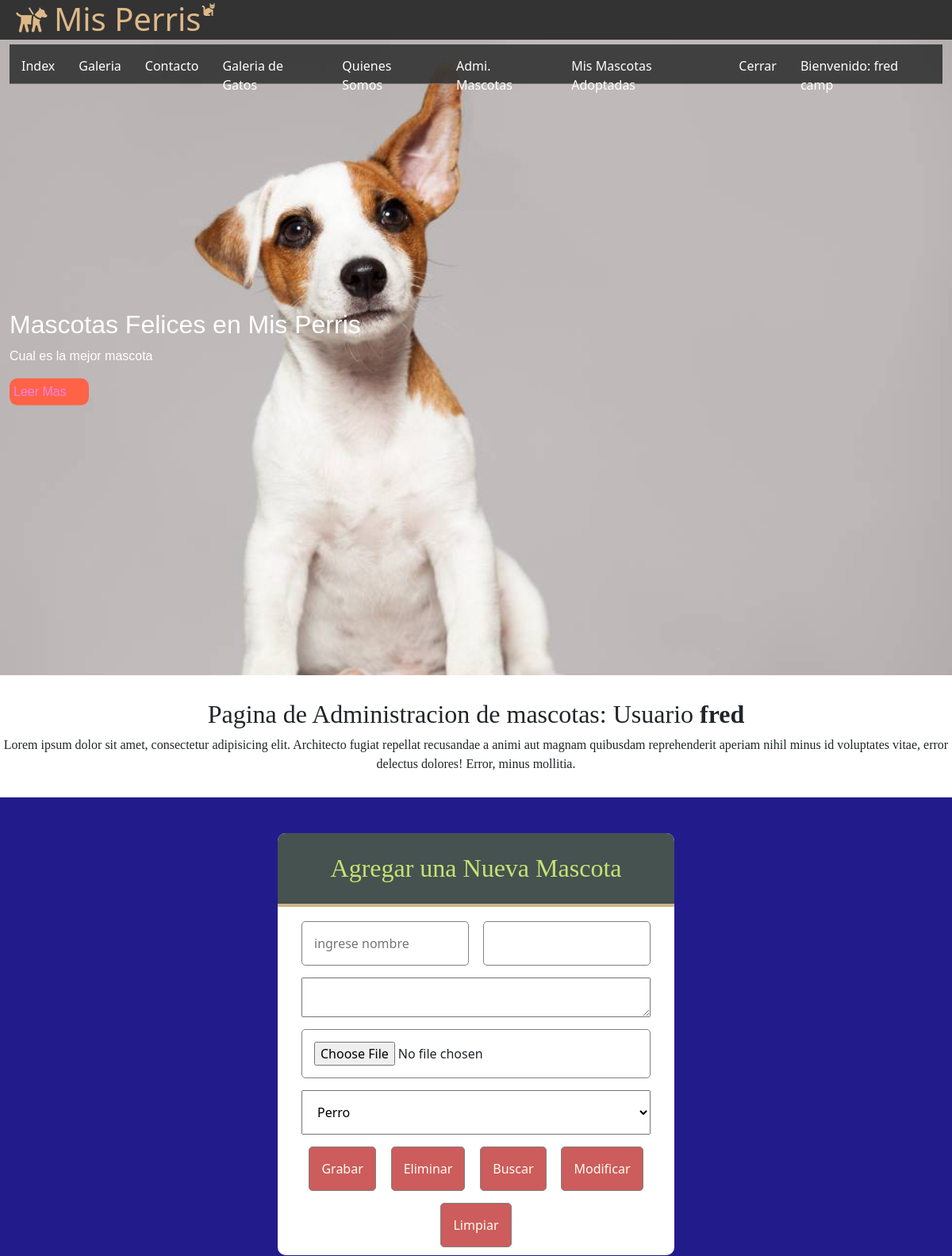
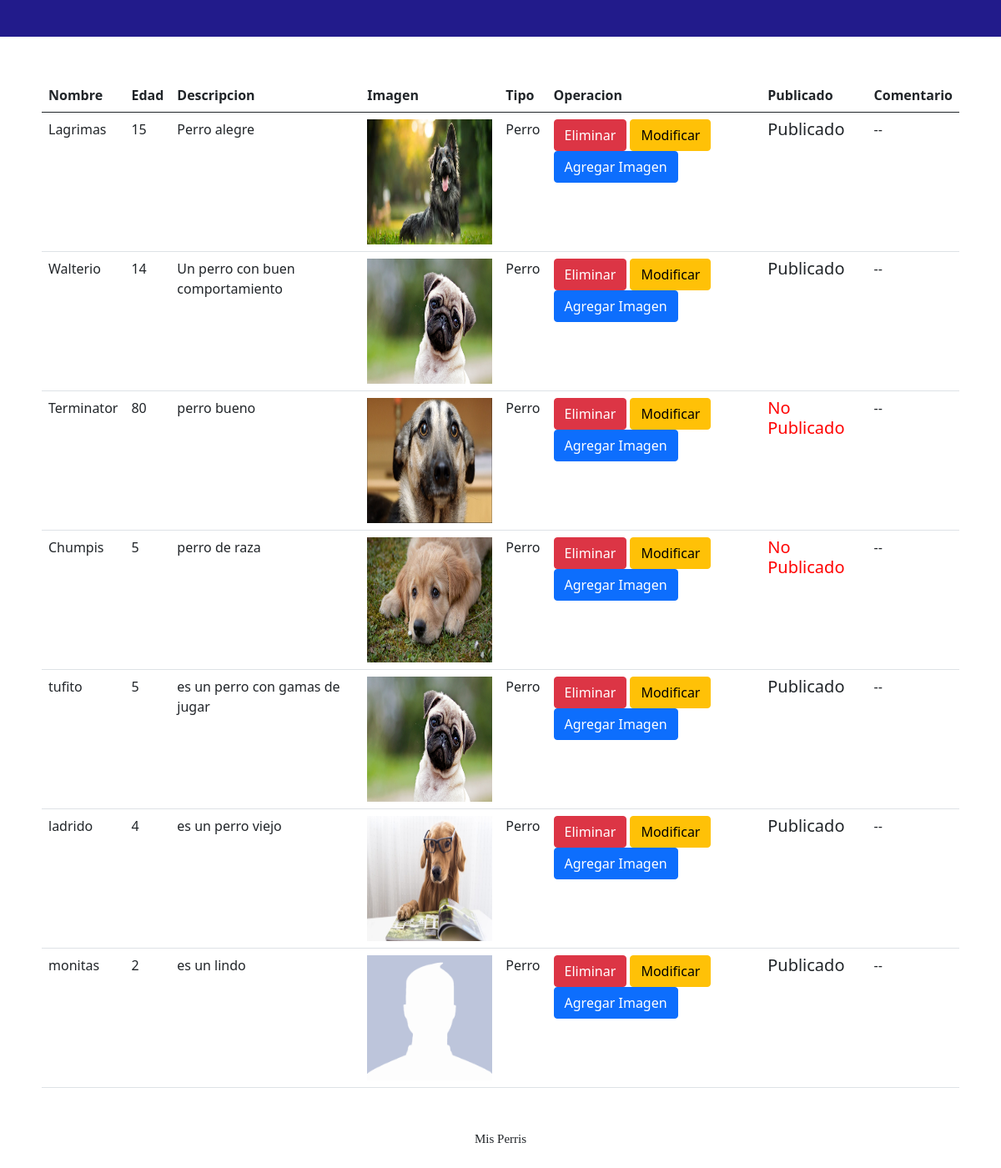
Page /formulario/ (signed in) on the committed database (2 pictures, top to bottom).
### misPerris/models.py (models this page shows, shortened)
class Mascota(models.Model):
    nombre = models.CharField(primary_key=True,max_length=50)
    edad = models.IntegerField()
    descripcion = models.TextField()
    imagen = models.ImageField(upload_to='mascotas',default='mascotas/default.png')
    publicar = models.BooleanField(default=False)
    comentario= models.TextField(default='--')
    usuario = models.CharField(null=True,max_length=45)
    tipo = models.ForeignKey(TipoMascota, on_delete=models.CASCADE)
    dueno = models.CharField(max_length=45,default='--')

class TipoMascota(models.Model):
    nombre = models.CharField(primary_key=True,max_length=45)
    annos = models.IntegerField()

### misPerris/views.py (the view, shortened to what this page needs)
# urls.py: path('formulario/',formulario, name='FORMU'),
@login_required(login_url='/login/')
@permission_required('misPerris.add_mascota',login_url='/login/')
def formulario(request):
    nom_user = request.user.username # recupero nombre del usuario
    mensaje=""
    tipos = TipoMascota.objects.all() # select * from TipoMascota
    mascotas = Mascota.objects.filter(usuario=nom_user)
    contexto={"tipos":tipos,"mascotas":mascotas,"mensaje":mensaje}
    return render(request, "formulario.html",contexto)

### misPerris/templates/formulario.html (shortened to what this page needs)
{% extends "base.html" %}
{% load static %}
{% block css %}
<link rel="stylesheet" href="{% static 'css/formuario.css' %}">
<link href="https://cdn.jsdelivr.net/npm/bootstrap@5.0.1/dist/css/bootstrap.min.css" rel="stylesheet"
>
{% endblock css %}
{% block contenido %}
<section id="bienvenida">
    <h2>Pagina de Administracion de mascotas: Usuario <b>{{user.username}} </b></h2>
    <p>Lorem ipsum dolor sit amet, consectetur adipisicing elit. Architecto fugiat repellat recusandae a animi
        aut magnam quibusdam reprehenderit aperiam nihil minus id voluptates vitae, error delectus dolores!
        Error, minus mollitia.</p>
</section>
<section id="formulario">
    <form class="form-registro" id="formu" action="{% url 'FORMU' %}" method="POST" enctype="multipart/form-data">
        <h2 class="form-titulo">Agregar una Nueva Mascota</h2>
        <div class="contenedor-imp">
            <input class="col-48" type="text" name="txtNombre" id="txtNombre" placeholder="ingrese nombre"
                pattern="[A-Za-z ]{3,25}" title="recuerde que es un nombre">
            <input class="col-48" type="number" name="txtEdad" id="txtEdad">
            <textarea class="col-100" style="margin-top: 15px;margin-bottom: 15px;" name="txtDesc"
                id="txtDesc"></textarea>
            <input class="col-100" type="file" name="txtImg" id="txtImg">
            <select class="col-100" style="margin-top: 15px;padding: 15px;" name="cboTipo" id="cboTipo">
                {% for item in tipos %}
                <option value="{{item.nombre}}">{{item.nombre}}</option>
                {% endfor %}
            </select>
            <input class="btn-enviar" type="submit" value="Grabar">
            <input class="btn-enviar" type="submit" value="Eliminar">
            <input class="btn-enviar" type="submit" value="Buscar">
            <input class="btn-enviar" type="submit" value="Modificar">
            <input class="btn-enviar" type="reset" value="Limpiar">
        </div>
    </form>
</section>
<section>
    <div id="listado" style="margin:50px;">
        <table class="table">
            <thead>
                <tr>
                    <th>Nombre</th>
                    <th>Edad</th>
                    <th>Descripcion</th>
                    <th>Imagen</th>
                    <th>Tipo</th>
                    <th>Operacion</th>
                    <th>Publicado</th>
                    <th>Comentario</th>
                </tr>
            </thead>
            <tbody>
                {% for reg in mascotas %}
                <tr>
                    <td>{{reg.nombre}}</td>
                    <td>{{reg.edad}}</td>
                    <td>{{reg.descripcion}}</td>
                    <td>
                        <img src="{{reg.imagen.url}}" width="150px" height="150px">
                    </td>
                    <td>{{reg.tipo.nombre}}</td>
                    <td>
                        {% if reg.comentario != 'Adoptada' %}
                        <button class="btn btn-danger" onclick="eliminar('{{reg.nombre}}')">Eliminar</button>
                        <button class="btn btn-warning" onclick="modificar('{{reg.nombre}}')">Modificar</button>
                        <button class="btn btn-primary"  data-bs-toggle="modal" data-bs-target="#staticBackdrop" onclick="insertar_imagen('{{reg.nombre}}')">Agregar Imagen</button>
                        {% endif %}
                    </td>
                    <td>
                        {% if reg.publicar %}
                        <h5>Publicado</h5>
                        {% else %}
                        {% if reg.comentario != 'Adoptada' %}
                        <div style="color: red;">
                            <h5>No Publicado</h5>
                        </div>
                        {% endif %}
                        {% endif %}
                    </td>
                    <td>
                        <div>
                            {% if reg.comentario == 'Adoptada' %}
                            <div style="color: green;">Mascota Adoptada</div>
                            {% else %}
                            {{reg.comentario}}
                            {% endif %}
                        </div>
                    </td>
                </tr>
                {% endfor %}
            </tbody>
        </table>
    </div>
</section>
{% endblock contenido %}

### misPerris/templates/base.html (shortened to what this page needs)
{% load static %}
<!DOCTYPE html>
<html lang="en">
<head>
    <link rel="stylesheet" href="{% static '/css/estilo.css' %}">
    <link rel="stylesheet" href="{% static '/css/fontello.css' %}">
    {% block css %}
    {% endblock css %}
</head>
<body>
    <header>
        <div class="contenedor">
            <h1 class="icon-guidedog">Mis Perris</h1>
            <label class="fas fa-cat" for="menu-bar">
            </label>
            <nav class="menu">
                <a href="{% url 'IND' %}">Index</a>
                <a href="{% url 'GALE' %}">Galeria</a>
                <a href="">Contacto</a>
                <a href="{% url 'FILTROTM' 'Gatos' %}">Galeria de Gatos</a>
                <a href="">Quienes Somos</a>
                {% if user.is_authenticated %}
                    <a href="{% url 'FORMU' %}">Admi. Mascotas</a>
                    <a href="{% url 'ADMUSER' %}">Mis Mascotas Adoptadas</a>
                    <a href="{% url 'CERRAR' %}">Cerrar</a>
                    <a href="">Bienvenido: {{user.first_name}} {{user.last_name}}</a>
                {% else %}
                    <a href="{% url 'LOGIN' %}">Login</a>
                    <a href="{% url 'CREARU' %}">Crear Usuario</a>
                {% endif%}
            </nav>
        </div>
    </header>
    <main>
        <section id="banner">
            <img src="{% static 'img/1529929537_419627_1529933291_noticia_normal.jpg' %}" alt="">
            <div class="contenedor">
                <h2>Mascotas Felices en Mis Perris</h2>
                <p>Cual es la mejor mascota</p>
                <a href="">Leer Mas</a>
            </div>
        </section>
    {% block contenido %}
    {% endblock contenido %}
    </main>
    <footer>
        <div class="contenedor">
            <p>Mis Perris</p>
        </div>
    </footer>
</body>
</html>

### misPerris/static/css/estilo.css (style rules this page uses)
* { margin: 0; padding: 0; box-sizing: border-box; }
header { width: 100%; height: 50px; background:#333; color: burlywood; position: fixed; top: 0; left: 0; z-index: 100; }
h1 { float: left; }
.contenedor { width: 98%; margin: auto; }
header .contenedor { display: table; }
section { width: 100%; margin-bottom: 30px; }
#bienvenida { text-align: center; font-family: cursive; }
footer { font-family: cursive; text-align: center; height: 100px; font-size: 15px; }

### misPerris/static/css/formuario.css (style rules this page uses)
#formulario { background: rgb(34, 27, 139); padding: 45px; }
.form-titulo { background: rgb(69, 82, 80); color: rgb(200, 226, 114); padding: 25px; text-align: center; font-family: cursive; border-top-left-radius: 10px; border-top-right-radius: 10px; border-bottom: solid 4px tan; }
.form-registro { width: 95%; max-width: 500px; margin: auto; background: white; border-radius: 10px ; }
.contenedor-imp { padding: 10px 30px; display: flex; flex-wrap: wrap; justify-content: space-between; }
input { padding: 15px; margin-top: 10px; border-radius: 5px; border: solid 1px gray }
.col-48 { width: 48%; }
.col-100 { width: 100%; }
.btn-enviar { background: indianred; color: ivory; margin:auto; margin-top: 15px; cursor: pointer; }

### misPerris/static/css/menu.css (style rules this page uses)
.menu { position: absolute; top: 50px; left: 0; width: 100%; height: 100vh; background: rgb(51, 51, 51, 0.9); transition: all 1.5s; transform: translateX(-100%); }
.menu a { display: block; color: white; height: 50px; text-decoration: none; padding: 15px; border-bottom: solid 1px rgb(255, 255, 255, 0.3); }
@media (min-width:1024px) { .menu { position: static; width: auto; height: auto; float: right; display: flex; transform: translateX(0%); } }

### misPerris/static/css/banner.css (style rules this page uses)
#banner { margin-top: 50px; position: relative; }
#banner img { width: 100%; }
#banner .contenedor { position: absolute; top: 50%; left: 50%; color: white; font-family: Arial, Helvetica, sans-serif; transform: translateX(-50%) translateY(-50%); }
#banner a { display: block; width: 100px; color: violet; background: tomato; text-decoration: none; margin-top: 15px; padding: 5px; border-radius: 10px; }

### rows in the picture
Mascota: nombre "Lagrimas", edad "15", descripcion "Perro alegre", imagen (picture), tipo.nombre "Perro", publicar "Publicado", comentario "--"
Mascota: nombre "Walterio", edad "14", descripcion "Un perro con buen comportamiento", imagen (picture), tipo.nombre "Perro", publicar "Publicado", comentario "--"
Mascota: nombre "Terminator", edad "80", descripcion "perro bueno", imagen (picture), tipo.nombre "Perro", publicar "No Publicado", comentario "--"
Mascota: nombre "Chumpis", edad "5", descripcion "perro de raza", imagen (picture), tipo.nombre "Perro", publicar "No Publicado", comentario "--"
Mascota: nombre "tufito", edad "5", descripcion "es un perro con gamas de jugar", imagen (picture), tipo.nombre "Perro", publicar "Publicado", comentario "--"
Mascota: nombre "ladrido", edad "4", descripcion "es un perro viejo", imagen (picture), tipo.nombre "Perro", publicar "Publicado", comentario "--"
Mascota: nombre "monitas", edad "2", descripcion "es un lindo", imagen (placeholder picture), tipo.nombre "Perro", publicar "Publicado", comentario "--"

### other values in the picture
{{ user.first_name }} "fred"
{{ user.last_name }} "camp"
{{ user.username }} "fred"
form field cboTipo "Perro"
